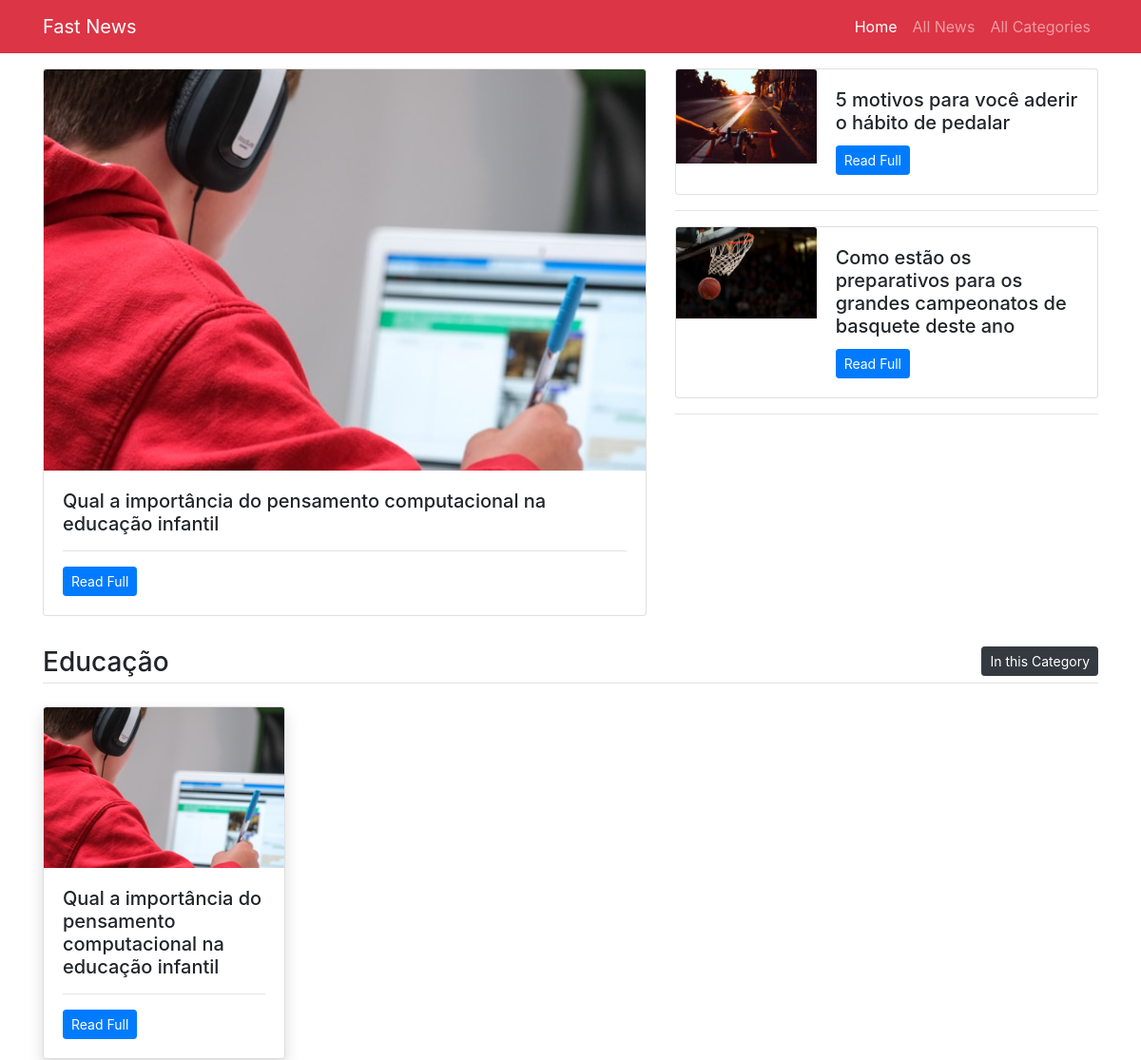
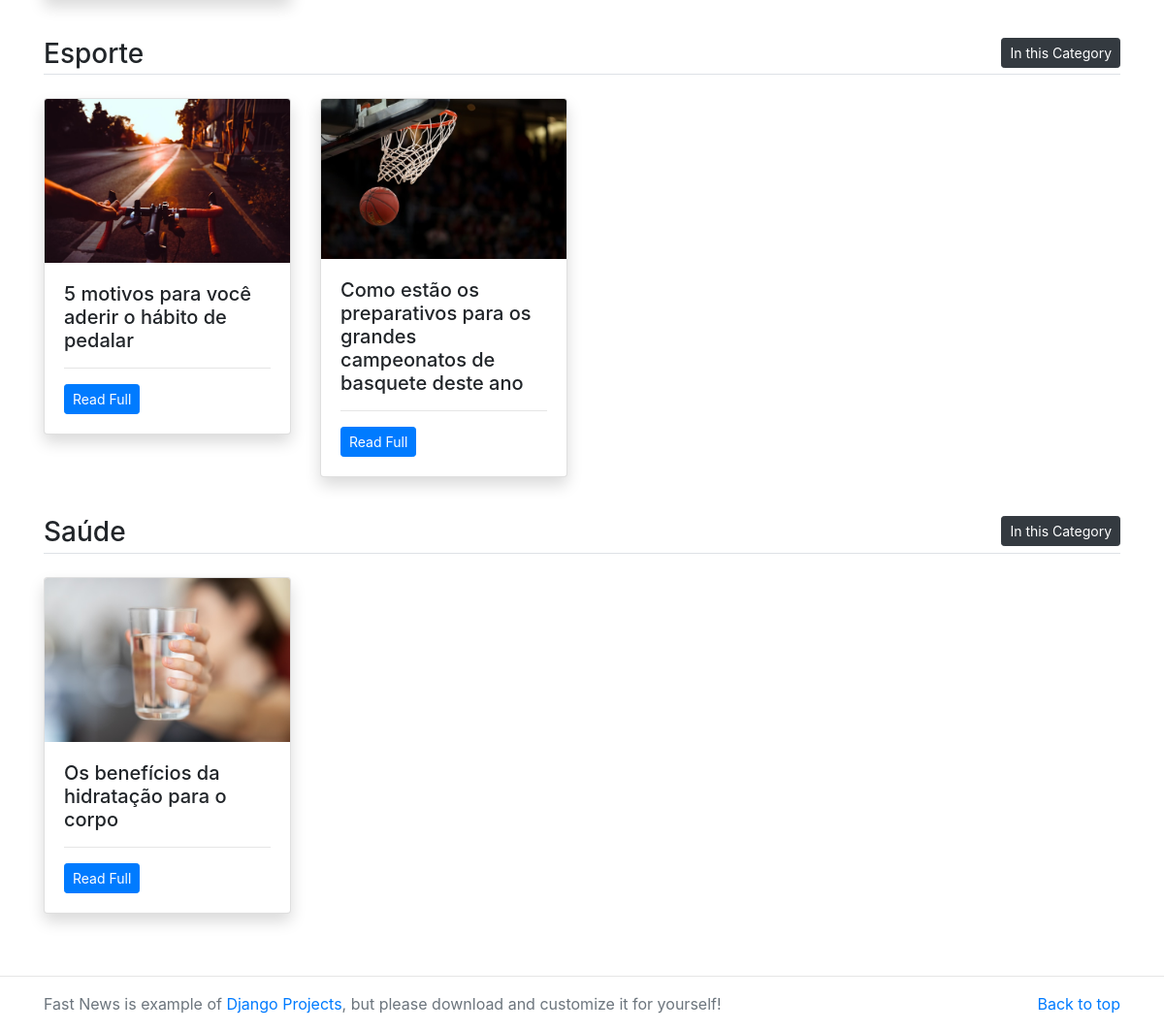
The page / on the database its author committed (2 pictures, top to bottom).
### main/models.py (models this page shows, shortened)
class News(models.Model):
    category = models.ForeignKey(Category, on_delete = models.CASCADE)
    title = models.CharField(max_length=300)
    image = models.ImageField(upload_to='imgs/')
    detail = models.TextField()
    add_time = models.DateTimeField(auto_now_add=True)
    class Meta:
        verbose_name: 'Notícia'
        verbose_name_plural = 'Notícias'

class Category(models.Model):
    title = models.CharField(max_length=200)
    category_image = models.ImageField(upload_to='imgs/')
    class Meta:
        verbose_name = 'Categoria'
        verbose_name_plural = 'Categorias'

### main/views.py (the view)
# urls.py: path('', views.home, name='home')
def home(request):
    first_news=News.objects.first()
    three_news=News.objects.all()[1:3]
    three_categories=Category.objects.all()[0:3]
    return render(request, 'home.html', {
        'first_news': first_news,
        'three_news': three_news,
        'three_categories': three_categories
    })

### main/templates/home.html
{% extends 'base.html' %}
{% block content %}
<main class="container mt-3 mb-5">
	<div class="row my-3">
		<div class="col-md-7">
			<div class="card mb-3">
			  <img src="media/{{first_news.image}}" class="card-img-top" alt="{{first_news.title}}">
			  <div class="card-body">
			    <h5 class="card-title">{{first_news.title}}</h5>
			    <hr/>
			    <p class="card-text"><a href="/detail/{{first_news.id}}" class="btn btn-sm btn-primary">Read Full</a></p>
			  </div>
			</div>
		</div>
		<div class="col-md-5" style="max-height: 450px; overflow: auto;">
			{% for news in three_news %}
			<div class="card">
			  <div class="row no-gutters">
			    <div class="col-md-4">
					<img src="media/{{news.image}}" class="card-img-top" alt="{{news.title}}">
			    </div>
			    <div class="col-md-8">
			      <div class="card-body">
			        <h5 class="card-title">{{news.title}}</h5>
			        <p class="card-text"><a href="/detail/{{news.id}}" class="btn btn-sm btn-primary">Read Full</a></p>
			      </div>
			    </div>
			  </div>
			</div>
			<hr/>
			{% endfor %}
		</div>
	</div>
	{% for category in three_categories %}
	<h3 class="border-bottom pb-1">{{category.title}} <a href="/category/{{category.id}}" class="float-right btn btn-sm btn-dark">In this Category</a></h3>
	<div class="row my-4">
		{% for news in category.news_set.all %}
			{% if forloop.counter < 5 %}
			<div class="col-md-3">
				<div class="card mb-3 shadow">
				<img src="/media/{{news.image}}" class="card-img-top" alt="{{news.title}}">
				<div class="card-body">
					<h5 class="card-title">{{news.title}}</h5>
					<hr/>
					<p class="card-text"><a href="#" class="btn btn-sm btn-primary">Read Full</a></p>
				</div>
				</div>
			</div>
			{% endif %}
		{% endfor %}
	</div>
	{% endfor %}
</main>
{% endblock %}

### rows shown on the page
News: image (picture), title "Qual a importância do pensamento computacional na educação infantil"
News: image (picture), title "5 motivos para você aderir o hábito de pedalar"
News: image (picture), title "Como estão os preparativos para os grandes campeonatos de basquete deste ano"
Category: title "Educação"
Category: title "Esporte"
Category: title "Saúde"
News: image (picture), title "Os benefícios da hidratação para o corpo"
